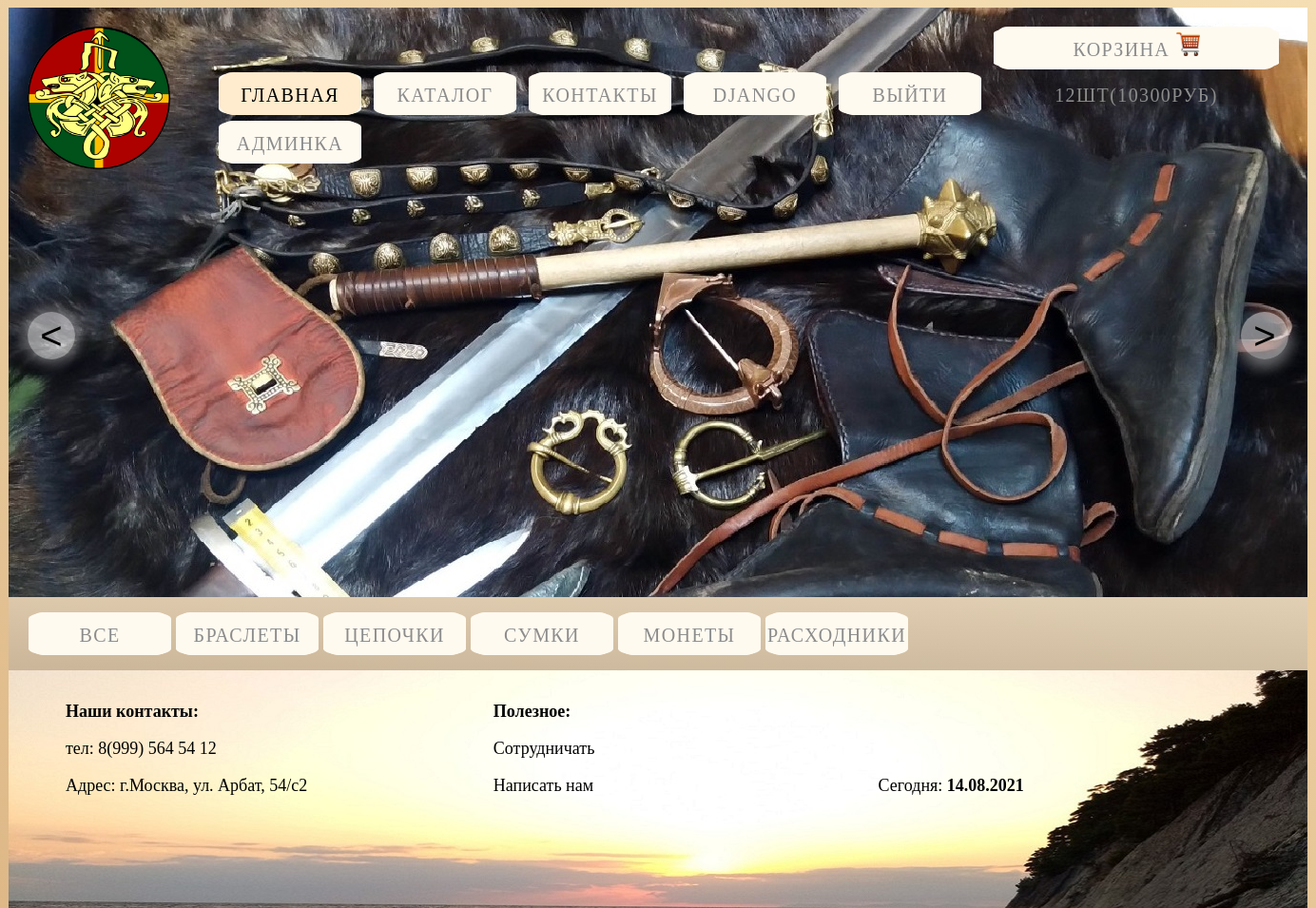
Page / (signed in) on the committed database.
### authapp/models.py (models this page shows)
class ShopUser(AbstractUser):
    userphoto = models.ImageField(name='photo', upload_to='user_photo', default='user_photo/logo.png')
    ageuser = models.SmallIntegerField(verbose_name='возраст', name='age', blank=True, default=0)
    def col_prod(self):
        return sum(position.quantity for position in self.basketposition_set.all())
    def cost_prod(self):
        return sum(position.product.price * position.quantity for position in self.basketposition_set.all())

### basketapp/models.py (models this page shows)
class BasketPosition(models.Model):
    user = models.ForeignKey(get_user_model(), on_delete=models.CASCADE)
    product = models.ForeignKey(Product, on_delete=models.CASCADE)
    quantity = models.PositiveIntegerField(default=0)
    add_datatime = models.DateTimeField(auto_now_add=True)

### mainapp/models.py (models this page shows, shortened)
class Product(models.Model):
    category = models.ForeignKey(verbose_name='категория товара', to=CategoryProduct, on_delete=models.CASCADE)
    name = models.CharField(verbose_name='наименование', max_length=128)
    image = models.ImageField(upload_to='prodacts_photo', blank=True, default='prodacts_photo/logo.png')
    short_descr = models.CharField(verbose_name='краткое описание товара', max_length=64, blank=True)
    description = models.TextField(verbose_name='описание товара', blank=True)
    price = models.DecimalField(verbose_name='Цена', max_digits=12, decimal_places=2, default=0)
    quantity = models.IntegerField(verbose_name='количество на складе', default=0)
    is_active = models.BooleanField(default=True)

class CategoryProduct(models.Model):
    name = models.CharField(verbose_name='наименование категории', max_length=128, unique=True)
    description = models.TextField(verbose_name='описание категории', blank=True)
    is_active = models.BooleanField(default=True)

### mainapp/views.py (the view)
# urls.py: path('', adminapp.UserList.as_view(), name='index'),
def index(request):
    context = {
        'title_page': 'главная',
        'links_main_menu': links_main_menu,
        'categories': get_menu(),
    }
    return render(request, 'mainapp/index.html', context)

### mainapp/views.py (called while the page is built)
def get_menu():
    return CategoryProduct.objects.all()

### mainapp/templates/mainapp/index.html
{% extends 'mainapp/base.html' %}
{% load static %}
{% block content %}
        {% include 'mainapp/includes/inc__catalog_menu.html' %}
{% endblock %}

### mainapp/templates/mainapp/base.html (shortened to what this page needs)
<!DOCTYPE html>
{% load static %}
<html>
<head>
    {% block css %}
    <link rel="stylesheet" href="{% static 'css/style.css' %}">
    {% endblock %}
</head>
<body>
    <div class="conter">
        <div class="slider clearfix" id="img1">
            <div class="clearfix">
                <div class="logod"><a href="{% url 'main:index' %}"><img class="logo" src="{% static 'img/logo.png' %}" alt="logo"></a></div>
                <div class="menu">
                    <ul class="ulmenu">
                       {% for link in links_main_menu %}
                        <li class="ullimenu">
                            <a href="{% url link.href %}" class="linkli {% if request.resolver_match.url_name == link.url_name or request.resolver_match.url_name == 'products' and link.url_name == 'catalog' %} menuactive {% endif %}">
                                {{ link.name }}
                            </a>
                        </li>
                        {% endfor %}
                        {% if user.is_authenticated %}
                        <li class="ullimenu">
                            <a href="{% url 'auth:user_profile' %}" class="linkli">
                                {{ user.first_name|default:'Пользователь' }}
                            </a>
                        </li>
                        {% endif %}
                    </ul>
                    <ul class="ulmenu">
                       <li class="ullimenu">
                            {% if user.is_authenticated %}
                                <a href="{% url 'auth:logout' %}" class="linkli">
                                    выйти
                                </a>
                            {% else %}
                                <a href="{% url 'auth:login' %}" class="linkli">
                                    войти
                                </a>
                            {% endif %}
                       </li>
                    </ul>
                    {% if user.is_authenticated %}
                    <div class="basket">
                        <a href="{% url 'basket:index' %}" class="basketa linkli">
                            Корзина
                            <img src="{% static 'img/basket.png' %}" class="basketimg" alt="Корзина">
                            {{ user.col_prod }}шт({{ user.cost_prod|floatformat:0 }}руб)
                        </a>
                    </div>
                    {% endif %}
                    {% if user.is_superuser %}
                    <ul class="ulmenuadmin">
                    <li class="ullimenu">
                            <a href="{% url 'adminapp:index' %}" class="linkli">
                                админка
                            </a>
                    </li>
                    </ul>
                    {% endif %}
                </div>
            </div>
            <button class="left">&lt;</button>
            <button class="right">&gt;</button>
        </div>
        {% block content %}
        {% endblock %}
        <div class="cln"></div>
    </div>
    {% block footer %}
    <div class="footer">
        <div class="foot">
            <p class="fp"><b>Наши контакты:</b></p>
            <p class="fp">тел: 8(999) 564 54 12</p>
            <p class="fp">Адрес: г.Москва, ул. Арбат, 54/с2</p>
        </div>
        <div class="foot">
            <p class="fp"><b>Полезное:</b></p>
            <p class="fp"><a href="#" class="foota">Сотрудничать</a></p>
            <p class="fp"><a href="#" class="foota">Написать нам</a></p>
        </div>
        <div class="date">Сегодня: <b>{% now "d.m.Y" %}</b></div>
    </div>
    {% endblock %}
</body>
</html>

### mainapp/templates/mainapp/includes/inc__catalog_menu.html
<div class="menucatalog clearfix">
    <ul class="ulmenucat">
            <li class="limenucat">
                <a href="{% url 'main:products' pk=0 %}" class="amenucat {% if request.resolver_match.kwargs.pk == '0' %} menuactive {% endif %}">
                    все
                </a>
            </li>
        {% for category in categories %}
            <li class="limenucat">
                <a href="{% url 'main:products' pk=category.pk %}" class="amenucat {% if request.resolver_match.kwargs.pk|add:0 == category.pk %} menuactive {% endif %}">
                    {{ category.name }}
                </a>
            </li>
        {% endfor %}
    </ul>
</div>

### static/css/style.css (style rules this page uses)
html, body { height: 100%; font-family: "19842"; background: linear-gradient(21deg, #DEB887, #F5DEB3) fixed; }
.cln { width: 100%; height: 250px; }
.conter { width: 1366px; margin: 0 auto; min-height: 100%; }
.clearfix:after { content: ""; display: table; clear: both; }
.slider { width: 100%; height: 620px; position: relative; }
#img1 { background-image: url('/static/img/img1.jpg'); }
.logo { width: 100%; height: 100%; }
.logod { margin-top: 20px; margin-left: 20px; width: 150px; height: 150px; display: inline-block; }
.menu { margin-top: 20px; margin-right: 30px; display: inline-block; float: right; }
.left { border: none; padding: 0; align-content: center; margin-left: 20px; margin-top: 140px; display: inline-block; background-color: rgba(255, 255, 255, 0.5); width: 50px; height: 50px; border-radius: 50%; font-size: 40px; box-shadow: 0 0 15px 3px rgba(255, 255, 255, 0.4); }
.right { border: none; padding: 0; align-content: center; margin-right: 20px; margin-top: 140px; display: inline-block; float: right; background-color: rgba(255, 255, 255, 0.5); width: 50px; height: 50px; border-radius: 50%; font-size: 40px; box-shadow: 0 6px 15px 3px rgba(255, 255, 255, 0.4); }
.ulmenu { display: inline-block; list-style-type: none; padding: 0; }
.ullimenu { display: inline-block; margin-left: 9px; width: 150px; height: 45px; text-align: center; background-color: floralwhite; border-radius: 15%; }
.linkli { display: block; text-decoration: none; width: 100%; height: 100%; color: #8c8c8c; font-weight: 300; letter-spacing: 1.4px; font-size: 20px; line-height: 48px; text-transform: uppercase; background-color: floralwhite; border-radius: 15px; }
.basket { display: inline-block; margin-left: 9px; width: 300px; height: 45px; text-align: center; background-color: floralwhite; border-radius: 15%; }
.menuactive { color: #000000; background-color: blanchedalmond; }
.footer { width: 1336px; margin: 0 auto; height: 220px; background-image: url('/static/img/footer1.jpg'); padding: 15px; margin-top: -250px; }
.foot { width: 30%; height: 100%; display: inline-block; margin-left: 2.5em; font-size: 18px; }
.foota { text-decoration: none; color: #000000; }
.date { display: inline-block; width: 30%; font-size: 18px; }
.menucatalog { background: linear-gradient(rgb(211, 211, 211, 0.4), rgb(169, 169, 169, 0.4)); }
.ulmenucat { display: inline-block; float: left; list-style-type: none; padding-left: 20px; }
.limenucat { display: inline-block; margin-left: 1px; width: 150px; height: 45px; text-align: center; background-color: floralwhite; border-radius: 15%; }
.amenucat { display: block; text-decoration: none; width: 100%; height: 100%; color: #8c8c8c; font-weight: 300; letter-spacing: 1.4px; font-size: 20px; line-height: 48px; text-transform: uppercase; background-color: floralwhite; border-radius: 15px; }
.basketimg { width:25px; height:25px; }
.basketa { display: block; text-decoration: none; width: 100%; height: 100%; color: #8c8c8c; font-weight: 300; letter-spacing: 1.4px; font-size: 20px; line-height: 48px; text-transform: uppercase; background-color: floralwhite; border-radius: 15px; }
.ulmenuadmin { display: block; list-style-type: none; padding: 0; margin-top:-10px; }

### rows in the picture
ShopUser: first_name "DJANGO", col_prod "12", cost_prod "10300"
CategoryProduct: name "БРАСЛЕТЫ"
CategoryProduct: name "ЦЕПОЧКИ"
CategoryProduct: name "СУМКИ"
CategoryProduct: name "МОНЕТЫ"
CategoryProduct: name "РАСХОДНИКИ"

### other values in the picture
{{ link.name }} "ГЛАВНАЯ" "КАТАЛОГ" "КОНТАКТЫ"
